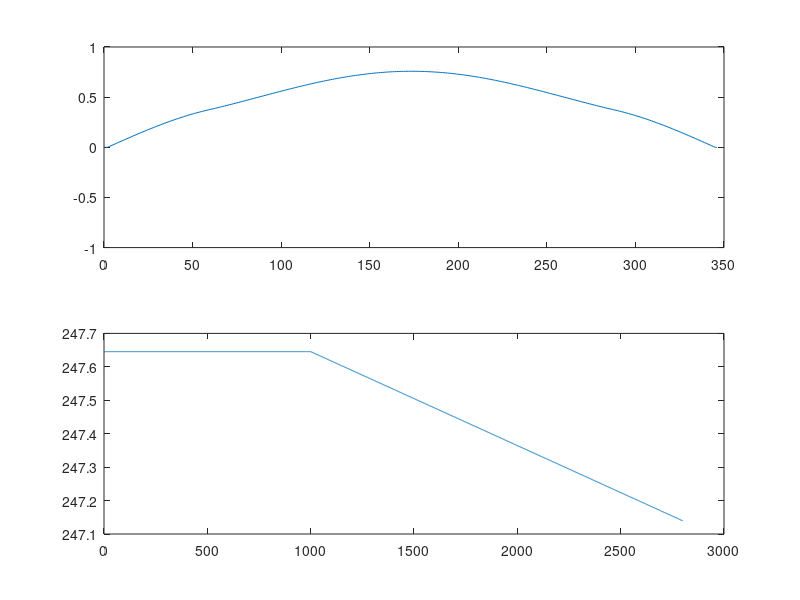

MATLAB code to generate this figure: (Note: this script raises an error after producing the figure.)
clear all;
close all;

drawSpeed = 100;
fs = 44100;
k = 1 / fs;
lengthSound = fs * 5;
Tinit = 100;
T = Tinit
rho = 7850;
r = 0.0005;
A = pi * r^2;
c = sqrt(Tinit / (rho * A));

h = c*k;
hPrev = h;
N = floor(1/h);
Nprev = N;
h = 1/N;
    
uNext = zeros(N, 1);
u = zeros(N, 1);
u(1:N) = hann(N);
range = 3:N-2;

% u(range) = rand(length(range),1);
uPrev = u;

wait = 1000;
energy = zeros(lengthSound,1);
for n = 1:lengthSound
    if n > wait
        T = Tinit * (1 - (n-wait) / (2 * lengthSound));
    end
    c = sqrt(T/(rho*A));
    
    h = c*k;
%     N = floor(((lengthSound - n)/lengthSound)/h);
    N = floor(1/h);
%     h = 1/N;
    lambdaSq = c^2*k^2/h^2;
    if Nprev ~= N % interpolate
        if N > Nprev
            u = interp1((1:Nprev)*hPrev,u,(1:N)*h,'cubic', 'extrap')';
            uPrev = interp1((1:Nprev)*hPrev,uPrev,(1:N)*h,'cu', 'extrap')';
        else
            u = interp1((1:Nprev)*hPrev,u,(1:N)*h, 'spline', 'extrap')';
            uPrev = interp1((1:Nprev)*hPrev,uPrev,(1:N)*h,'spline', 'extrap')';
        end
        uNext = zeros(N, 1);
    
        
%         uTmp = zeros(N,1);
%         uPrevTmp = zeros(N,1);
%         alphSpace = Nprev / N;
%         % Add the division h1/h2 division here somewhere from stefans book
%         alph = alphSpace;
%         for i = 1:N
%             uTmp(i) = interp (u, i, alph);
%             uPrevTmp(i) = interp (uPrev, i, alph);
%             alph = alph + alphSpace;
%             if alph >= 1
%                 alph = alph - 1;
%             end
%         end
%         uTmp(N) = 0;
%         uPrev(N) = 0;
%         u = uTmp;
%         uPrev = uPrevTmp;
        n
    end
    range = 3:N-2;

    uNext(range) = 2 * u(range) - uPrev(range) + lambdaSq * (u(range-1) - 2 * u(range) + u(range+1));
    if sum(isnan(uNext)) > 0
        disp("wait");
    end
    
    kinEnergy(n) = rho * A / 2 * h * sum((1/k * (u - uPrev)).^2);
    potEnergy(n) = T / 2 * 1/h * sum((u(3:N) - u(2:N-1)) .* (uPrev(3:N) - uPrev(2:N-1)));
    energy(n) = kinEnergy(n) + potEnergy(n);
    
        
    uPrev = u;
    u = uNext;
    out(n) = u(floor(N*2/3));
%     f = test(N);
%     fplot(f)
%     for j = 1:N-1
%         f = u(N-j) + (x - (N-j)*h) * f;
%         fplot(f);
%         drawnow;
%     end
    if mod(n,drawSpeed) == 0
        subplot(2,1,1)
        plot(u);
        ylim([-1, 1])
        subplot(2,1,2)
%         plot(kinEnergy(1:n))
%         hold on;
%         plot(potEnergy(1:n))
%         hold off;
%         plot((energy(8000:n) / energy(8000)) -1)
        plot(energy(1:n))
%         hold off;
    %     fplot(f);
        drawnow;
    end
    Nprev = N;
    hPrev = h;
end

plot(out);

function [ul] = interp (u, n, alph)
    ul = (1-alph) * u(n) + alph * u(n+1);
end